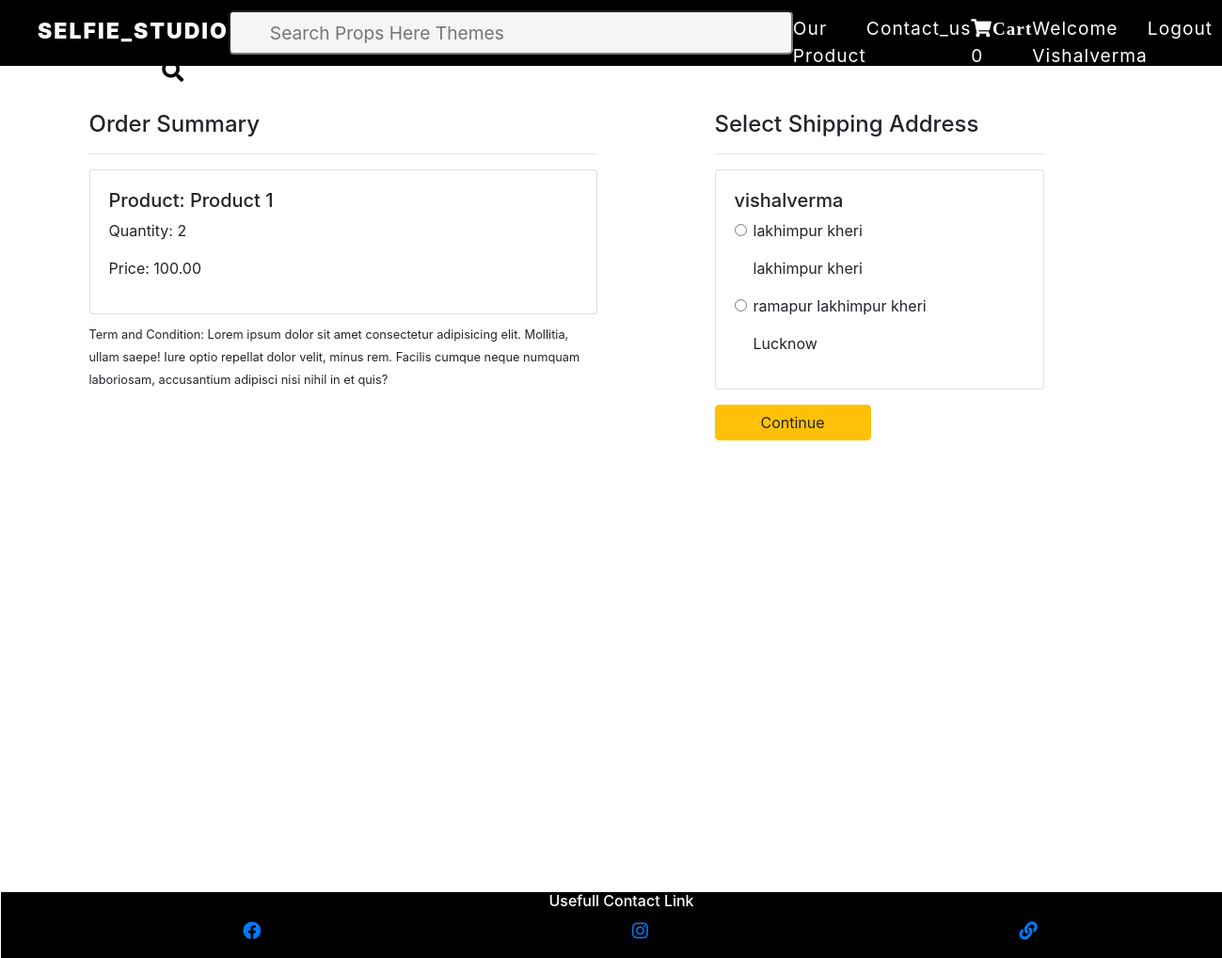
Page /purchase/ (signed in) on the committed database.
### user/models.py (models this page shows)
class Adderss(models.Model):
        user = models.ForeignKey(User,on_delete=models.CASCADE)
        add=  models.CharField(max_length=500,default="user address" )
        city=models.CharField (max_length=40,default="enter your own city")
        zipcode=models.IntegerField()
        state =models.CharField(max_length=50,default="uttarperdesh")

### payments/views.py (the view)
# urls.py: path('purchase/',purchase_item,name="purchase"),
@csrf_exempt
def purchase_item(request):
    if request.method == "GET":
        add = Adderss.objects.filter(user=request.user)
        stripe_config = {'publicKey': settings.STRIPE_PUBLISHABLE_KEY}
        ctx = {'pub_key': stripe_config, 'add': add}
        return render(request, "payment.html", ctx)

### template/payment.html (shortened to what this page needs)
{% extends 'layout/base.html' %}
{% load static %}
{% load cart_tag %}
{% load crispy_forms_tags %}
{% block body %}
<div class="container">
  <div class="row mt-5">
    <div class="col-sm-6">
      <h4>Order Summary</h4>
      <hr>
      <div class="card mb-2">
        <div class="card-body">
          <h5>Product: Product 1</h5>
          <p>Quantity: 2</p>
          <p class="fw-bold">Price: <span id="price">100.00</span></p>
        </div>
      </div>
      <small>Term and Condition: Lorem ipsum dolor sit amet consectetur adipisicing elit. Mollitia, ullam saepe! Iure
        optio repellat dolor velit, minus rem. Facilis cumque neque numquam laboriosam, accusantium adipisci nisi nihil
        in et quis?</small>
    </div>
    <div class="col-sm-4 offset-sm-1">
      <h4>Select Shipping Address</h4>
      <hr>
      <form action="">
        <div class="card">
          <div class="card-body">
            <h5>{{user.username}}</h5>
            {% for i in add %}
            <div class="form-check">
              <input class="form-check-input" type="radio" name="flexRadioDefault" id="flexRadioDefault1">
              <label class="form-check-label" for="flexRadioDefault1">
                <p>{{i.add}} </p>
                <p>{{i.city}} </p>
              </label>
            </div>
            {% endfor %}
          </div>
        </div>
        <div class="text-end">
          <button type="button" class="btn btn-warning mt-3 px-5 fw-bold" id="checkout-button">Continue</button>
        </div>
      </form>
    </div>
  </div>
</div>
{% endblock body %}

### template/layout/base.html (shortened to what this page needs)
<!doctype html>
<html lang="en">
<head>
    <link rel="stylesheet" href="https://cdnjs.cloudflare.com/ajax/libs/font-awesome/5.15.3/css/all.min.css"
 />
    <link rel="stylesheet" href="https://stackpath.bootstrapcdn.com/bootstrap/4.3.1/css/bootstrap.min.css"
>
</head>
<body>
    <nav>
        <ul class="header">
            <li><a href="{% url 'home' %}">
                    <h3 class="logo">SELFIE_STUDIO</h3>
                </a></li>
            <li>
                <form action="/search">
                    <input type="text" id="input1" placeholder="search props here themes" name="search"> <button
                        id="search"><i class="fas fa-search" style="margin-right: 1px;"></i></button> </input>
                </form>
            </li>
            <li>
                <a href="{% url 'product' %}">our product</a>
            </li>
            {% if request.user.is_authenticated %}
            <li>
                <a href="{% url 'contact_us' %} ">contact_us</a>
            </li>
            {% if user.is_authenticated %}
            <li class="nav-item">
                <a  href="{% url 'cart_detail' %}"><i
                        class="fas fa-shopping-cart">cart</i>{{request.session.cart|length}}</a>
            </li>
            {% endif %}
            <li>
                <a href="{% url 'dashbord' %}">
                    <p id="user_name"> welcome {{user.username|default:'Guest'}} </p>
                </a>
            </li>
            <li>
                <a href="{% url 'logout' %}">Logout</a>
            </li>
            {% endif %}
        </ul>
    </nav>
    {% block body %}
    {% endblock body %}
    <footer>
        <h6 style="text-align: center;">
            Usefull contact link
        </h6>
        <ol>
            <li>
                <a href="https://www.facebook.com/digipodium"> <i class="fab fa-facebook"></i></a>
            </li>
            <li>
                <a href="https://www.instagram.com/digipodium_official/?igshid=1dz5phhpl5t4a"><i
                        class="fab fa-instagram"></i></a>
            </li>
            <li>
                <a href="http://www.digipodium.com/"> <i class="fas fa-link"></i></a>
            </li>
        </ol>
    </footer>
</body>
</html>

### template/payment.html (style rules this page uses)
.row { margin-bottom: 30px; height: 100vh; }

### template/layout/base.html (style rules this page uses)
nav { width: 100vw; height: 70px; background-color: black; color: rgb(241, 238, 231); cursor: pointer; }
.header { flex-direction: row; display: flex; justify-content: space-between; margin-right: 40px; }
nav ul li { margin-top: 16px; list-style: none; letter-spacing: 1px; text-transform: capitalize; font-size: larger; }
nav ul li a { color: white; }
#search { border-style: none; outline: none; text-decoration: none; }
.logo { font-weight: 900; font-size: larger; margin-bottom: 3px; position: relative; letter-spacing: 2px; top: 4px; }
#input1 { position: relative; color: #1a1a1a; background-color: whitesmoke; width: 600px; bottom: 5px; padding-left: 42px; text-transform: capitalize; height: 47px; border-radius: 5px; }
#search { margin-left: 1px; border: none; border-radius: 22px; width: 104px; letter-spacing: 1px; height: 37px; position: relative; color: black; font-size: larger; background: transparent; right: 111px; z-index: auto; bottom: 5px; }
footer { height: 70px; width: 100vw; margin-left: 1px; position: relative; text-transform: capitalize; top: 94%; padding-left: 20px; background-color: black; color: white; }
ol { font-size: larger; display: flex; flex-direction: row; list-style: none; justify-content: space-around; }

### rows in the picture
Adderss: add "lakhimpur kheri", city "lakhimpur kheri"
Adderss: add "ramapur lakhimpur kheri", city "Lucknow"

### other values in the picture
{{ request.session.cart|length }} "0"
{{ user.username|default:'Guest' }} "Vishalverma"
{{ user.username }} "vishalverma"
